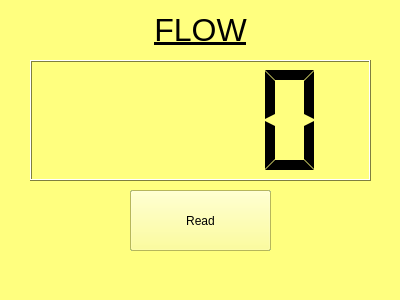
<?xml version="1.0" encoding="UTF-8"?>
<ui version="4.0">
 <class>readFlowClass</class>
 <widget class="QDialog" name="readFlowClass">
  <property name="geometry">
   <rect>
    <x>0</x>
    <y>0</y>
    <width>400</width>
    <height>300</height>
   </rect>
  </property>
  <property name="palette">
   <palette>
    <active>
     <colorrole role="WindowText">
      <brush brushstyle="SolidPattern">
       <color alpha="255">
        <red>0</red>
        <green>0</green>
        <blue>0</blue>
       </color>
      </brush>
     </colorrole>
     <colorrole role="Button">
      <brush brushstyle="SolidPattern">
       <color alpha="255">
        <red>255</red>
        <green>255</green>
        <blue>127</blue>
       </color>
      </brush>
     </colorrole>
     <colorrole role="Light">
      <brush brushstyle="SolidPattern">
       <color alpha="255">
        <red>255</red>
        <green>255</green>
        <blue>255</blue>
       </color>
      </brush>
     </colorrole>
     <colorrole role="Midlight">
      <brush brushstyle="SolidPattern">
       <color alpha="255">
        <red>255</red>
        <green>255</green>
        <blue>191</blue>
       </color>
      </brush>
     </colorrole>
     <colorrole role="Dark">
      <brush brushstyle="SolidPattern">
       <color alpha="255">
        <red>127</red>
        <green>127</green>
        <blue>63</blue>
       </color>
      </brush>
     </colorrole>
     <colorrole role="Mid">
      <brush brushstyle="SolidPattern">
       <color alpha="255">
        <red>170</red>
        <green>170</green>
        <blue>84</blue>
       </color>
      </brush>
     </colorrole>
     <colorrole role="Text">
      <brush brushstyle="SolidPattern">
       <color alpha="255">
        <red>0</red>
        <green>0</green>
        <blue>0</blue>
       </color>
      </brush>
     </colorrole>
     <colorrole role="BrightText">
      <brush brushstyle="SolidPattern">
       <color alpha="255">
        <red>255</red>
        <green>255</green>
        <blue>255</blue>
       </color>
      </brush>
     </colorrole>
     <colorrole role="ButtonText">
      <brush brushstyle="SolidPattern">
       <color alpha="255">
        <red>0</red>
        <green>0</green>
        <blue>0</blue>
       </color>
      </brush>
     </colorrole>
     <colorrole role="Base">
      <brush brushstyle="SolidPattern">
       <color alpha="255">
        <red>255</red>
        <green>255</green>
        <blue>255</blue>
       </color>
      </brush>
     </colorrole>
     <colorrole role="Window">
      <brush brushstyle="SolidPattern">
       <color alpha="255">
        <red>255</red>
        <green>255</green>
        <blue>127</blue>
       </color>
      </brush>
     </colorrole>
     <colorrole role="Shadow">
      <brush brushstyle="SolidPattern">
       <color alpha="255">
        <red>0</red>
        <green>0</green>
        <blue>0</blue>
       </color>
      </brush>
     </colorrole>
     <colorrole role="AlternateBase">
      <brush brushstyle="SolidPattern">
       <color alpha="255">
        <red>255</red>
        <green>255</green>
        <blue>191</blue>
       </color>
      </brush>
     </colorrole>
     <colorrole role="ToolTipBase">
      <brush brushstyle="SolidPattern">
       <color alpha="255">
        <red>255</red>
        <green>255</green>
        <blue>220</blue>
       </color>
      </brush>
     </colorrole>
     <colorrole role="ToolTipText">
      <brush brushstyle="SolidPattern">
       <color alpha="255">
        <red>0</red>
        <green>0</green>
        <blue>0</blue>
       </color>
      </brush>
     </colorrole>
    </active>
    <inactive>
     <colorrole role="WindowText">
      <brush brushstyle="SolidPattern">
       <color alpha="255">
        <red>0</red>
        <green>0</green>
        <blue>0</blue>
       </color>
      </brush>
     </colorrole>
     <colorrole role="Button">
      <brush brushstyle="SolidPattern">
       <color alpha="255">
        <red>255</red>
        <green>255</green>
        <blue>127</blue>
       </color>
      </brush>
     </colorrole>
     <colorrole role="Light">
      <brush brushstyle="SolidPattern">
       <color alpha="255">
        <red>255</red>
        <green>255</green>
        <blue>255</blue>
       </color>
      </brush>
     </colorrole>
     <colorrole role="Midlight">
      <brush brushstyle="SolidPattern">
       <color alpha="255">
        <red>255</red>
        <green>255</green>
        <blue>191</blue>
       </color>
      </brush>
     </colorrole>
     <colorrole role="Dark">
      <brush brushstyle="SolidPattern">
       <color alpha="255">
        <red>127</red>
        <green>127</green>
        <blue>63</blue>
       </color>
      </brush>
     </colorrole>
     <colorrole role="Mid">
      <brush brushstyle="SolidPattern">
       <color alpha="255">
        <red>170</red>
        <green>170</green>
        <blue>84</blue>
       </color>
      </brush>
     </colorrole>
     <colorrole role="Text">
      <brush brushstyle="SolidPattern">
       <color alpha="255">
        <red>0</red>
        <green>0</green>
        <blue>0</blue>
       </color>
      </brush>
     </colorrole>
     <colorrole role="BrightText">
      <brush brushstyle="SolidPattern">
       <color alpha="255">
        <red>255</red>
        <green>255</green>
        <blue>255</blue>
       </color>
      </brush>
     </colorrole>
     <colorrole role="ButtonText">
      <brush brushstyle="SolidPattern">
       <color alpha="255">
        <red>0</red>
        <green>0</green>
        <blue>0</blue>
       </color>
      </brush>
     </colorrole>
     <colorrole role="Base">
      <brush brushstyle="SolidPattern">
       <color alpha="255">
        <red>255</red>
        <green>255</green>
        <blue>255</blue>
       </color>
      </brush>
     </colorrole>
     <colorrole role="Window">
      <brush brushstyle="SolidPattern">
       <color alpha="255">
        <red>255</red>
        <green>255</green>
        <blue>127</blue>
       </color>
      </brush>
     </colorrole>
     <colorrole role="Shadow">
      <brush brushstyle="SolidPattern">
       <color alpha="255">
        <red>0</red>
        <green>0</green>
        <blue>0</blue>
       </color>
      </brush>
     </colorrole>
     <colorrole role="AlternateBase">
      <brush brushstyle="SolidPattern">
       <color alpha="255">
        <red>255</red>
        <green>255</green>
        <blue>191</blue>
       </color>
      </brush>
     </colorrole>
     <colorrole role="ToolTipBase">
      <brush brushstyle="SolidPattern">
       <color alpha="255">
        <red>255</red>
        <green>255</green>
        <blue>220</blue>
       </color>
      </brush>
     </colorrole>
     <colorrole role="ToolTipText">
      <brush brushstyle="SolidPattern">
       <color alpha="255">
        <red>0</red>
        <green>0</green>
        <blue>0</blue>
       </color>
      </brush>
     </colorrole>
    </inactive>
    <disabled>
     <colorrole role="WindowText">
      <brush brushstyle="SolidPattern">
       <color alpha="255">
        <red>127</red>
        <green>127</green>
        <blue>63</blue>
       </color>
      </brush>
     </colorrole>
     <colorrole role="Button">
      <brush brushstyle="SolidPattern">
       <color alpha="255">
        <red>255</red>
        <green>255</green>
        <blue>127</blue>
       </color>
      </brush>
     </colorrole>
     <colorrole role="Light">
      <brush brushstyle="SolidPattern">
       <color alpha="255">
        <red>255</red>
        <green>255</green>
        <blue>255</blue>
       </color>
      </brush>
     </colorrole>
     <colorrole role="Midlight">
      <brush brushstyle="SolidPattern">
       <color alpha="255">
        <red>255</red>
        <green>255</green>
        <blue>191</blue>
       </color>
      </brush>
     </colorrole>
     <colorrole role="Dark">
      <brush brushstyle="SolidPattern">
       <color alpha="255">
        <red>127</red>
        <green>127</green>
        <blue>63</blue>
       </color>
      </brush>
     </colorrole>
     <colorrole role="Mid">
      <brush brushstyle="SolidPattern">
       <color alpha="255">
        <red>170</red>
        <green>170</green>
        <blue>84</blue>
       </color>
      </brush>
     </colorrole>
     <colorrole role="Text">
      <brush brushstyle="SolidPattern">
       <color alpha="255">
        <red>127</red>
        <green>127</green>
        <blue>63</blue>
       </color>
      </brush>
     </colorrole>
     <colorrole role="BrightText">
      <brush brushstyle="SolidPattern">
       <color alpha="255">
        <red>255</red>
        <green>255</green>
        <blue>255</blue>
       </color>
      </brush>
     </colorrole>
     <colorrole role="ButtonText">
      <brush brushstyle="SolidPattern">
       <color alpha="255">
        <red>127</red>
        <green>127</green>
        <blue>63</blue>
       </color>
      </brush>
     </colorrole>
     <colorrole role="Base">
      <brush brushstyle="SolidPattern">
       <color alpha="255">
        <red>255</red>
        <green>255</green>
        <blue>127</blue>
       </color>
      </brush>
     </colorrole>
     <colorrole role="Window">
      <brush brushstyle="SolidPattern">
       <color alpha="255">
        <red>255</red>
        <green>255</green>
        <blue>127</blue>
       </color>
      </brush>
     </colorrole>
     <colorrole role="Shadow">
      <brush brushstyle="SolidPattern">
       <color alpha="255">
        <red>0</red>
        <green>0</green>
        <blue>0</blue>
       </color>
      </brush>
     </colorrole>
     <colorrole role="AlternateBase">
      <brush brushstyle="SolidPattern">
       <color alpha="255">
        <red>255</red>
        <green>255</green>
        <blue>127</blue>
       </color>
      </brush>
     </colorrole>
     <colorrole role="ToolTipBase">
      <brush brushstyle="SolidPattern">
       <color alpha="255">
        <red>255</red>
        <green>255</green>
        <blue>220</blue>
       </color>
      </brush>
     </colorrole>
     <colorrole role="ToolTipText">
      <brush brushstyle="SolidPattern">
       <color alpha="255">
        <red>0</red>
        <green>0</green>
        <blue>0</blue>
       </color>
      </brush>
     </colorrole>
    </disabled>
   </palette>
  </property>
  <property name="windowTitle">
   <string>readFlow</string>
  </property>
  <widget class="QLCDNumber" name="readFlowLCD">
   <property name="geometry">
    <rect>
     <x>30</x>
     <y>60</y>
     <width>341</width>
     <height>121</height>
    </rect>
   </property>
   <property name="numDigits">
    <number>4</number>
   </property>
   <property name="digitCount">
    <number>4</number>
   </property>
   <property name="segmentStyle">
    <enum>QLCDNumber::Flat</enum>
   </property>
  </widget>
  <widget class="QLabel" name="flowLabel">
   <property name="geometry">
    <rect>
     <x>150</x>
     <y>10</y>
     <width>101</width>
     <height>41</height>
    </rect>
   </property>
   <property name="text">
    <string>&lt;!DOCTYPE HTML PUBLIC &quot;-//W3C//DTD HTML 4.0//EN&quot; &quot;http://www.w3.org/TR/REC-html40/strict.dtd&quot;&gt;
&lt;html&gt;&lt;head&gt;&lt;meta name=&quot;qrichtext&quot; content=&quot;1&quot; /&gt;&lt;style type=&quot;text/css&quot;&gt;
p, li { white-space: pre-wrap; }
&lt;/style&gt;&lt;/head&gt;&lt;body style=&quot; font-family:'Ubuntu'; font-size:11pt; font-weight:400; font-style:normal;&quot;&gt;
&lt;table border=&quot;0&quot; style=&quot;-qt-table-type: root; margin-top:4px; margin-bottom:4px; margin-left:4px; margin-right:4px;&quot;&gt;
&lt;tr&gt;
&lt;td style=&quot;border: none;&quot;&gt;
&lt;p align=&quot;center&quot; style=&quot; margin-top:0px; margin-bottom:0px; margin-left:0px; margin-right:0px; -qt-block-indent:0; text-indent:0px;&quot;&gt;&lt;span style=&quot; font-family:'MS Shell Dlg 2'; font-size:24pt; text-decoration: underline;&quot;&gt;FLOW&lt;/span&gt;&lt;/p&gt;&lt;/td&gt;&lt;/tr&gt;&lt;/table&gt;&lt;/body&gt;&lt;/html&gt;</string>
   </property>
  </widget>
  <widget class="QPushButton" name="flowOkButton">
   <property name="geometry">
    <rect>
     <x>130</x>
     <y>190</y>
     <width>141</width>
     <height>61</height>
    </rect>
   </property>
   <property name="minimumSize">
    <size>
     <width>81</width>
     <height>61</height>
    </size>
   </property>
   <property name="text">
    <string>OK</string>
   </property>
  </widget>
  <widget class="QPushButton" name="flowReadButton_2">
   <property name="geometry">
    <rect>
     <x>130</x>
     <y>190</y>
     <width>141</width>
     <height>61</height>
    </rect>
   </property>
   <property name="minimumSize">
    <size>
     <width>81</width>
     <height>61</height>
    </size>
   </property>
   <property name="text">
    <string>Read</string>
   </property>
  </widget>
 </widget>
 <layoutdefault spacing="6" margin="11"/>
 <resources/>
 <connections>
  <connection>
   <sender>flowOkButton</sender>
   <signal>clicked()</signal>
   <receiver>readFlowClass</receiver>
   <slot>close()</slot>
   <hints>
    <hint type="sourcelabel">
     <x>170</x>
     <y>216</y>
    </hint>
    <hint type="destinationlabel">
     <x>208</x>
     <y>225</y>
    </hint>
   </hints>
  </connection>
  <connection>
   <sender>flowReadButton_2</sender>
   <signal>released()</signal>
   <receiver>readFlowClass</receiver>
   <slot>flowMeter()</slot>
   <hints>
    <hint type="sourcelabel">
     <x>326</x>
     <y>230</y>
    </hint>
    <hint type="destinationlabel">
     <x>334</x>
     <y>260</y>
    </hint>
   </hints>
  </connection>
 </connections>
 <slots>
  <slot>flowMeter()</slot>
 </slots>
</ui>
